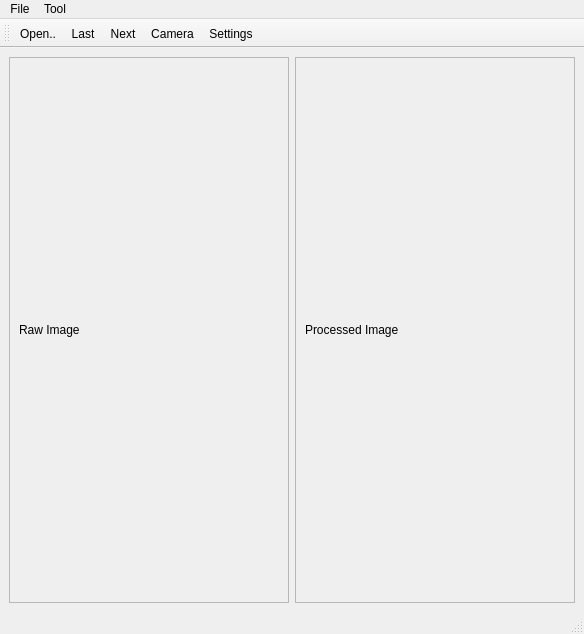
<?xml version="1.0" encoding="UTF-8"?>
<ui version="4.0">
 <class>MainWindow</class>
 <widget class="QMainWindow" name="MainWindow">
  <property name="geometry">
   <rect>
    <x>0</x>
    <y>0</y>
    <width>584</width>
    <height>634</height>
   </rect>
  </property>
  <property name="windowTitle">
   <string>MainWindow</string>
  </property>
  <widget class="QWidget" name="centralwidget">
   <layout class="QHBoxLayout" name="horizontalLayout">
    <item>
     <widget class="QScrollArea" name="scrollArea">
      <property name="widgetResizable">
       <bool>true</bool>
      </property>
      <widget class="QWidget" name="scrollAreaWidgetContents">
       <property name="geometry">
        <rect>
         <x>0</x>
         <y>0</y>
         <width>276</width>
         <height>489</height>
        </rect>
       </property>
       <layout class="QHBoxLayout" name="horizontalLayout_2">
        <item>
         <widget class="QLabel" name="labRawImage">
          <property name="text">
           <string>Raw Image</string>
          </property>
         </widget>
        </item>
       </layout>
      </widget>
     </widget>
    </item>
    <item>
     <widget class="QScrollArea" name="scrollArea_2">
      <property name="widgetResizable">
       <bool>true</bool>
      </property>
      <widget class="QWidget" name="scrollAreaWidgetContents_2">
       <property name="geometry">
        <rect>
         <x>0</x>
         <y>0</y>
         <width>275</width>
         <height>489</height>
        </rect>
       </property>
       <layout class="QHBoxLayout" name="horizontalLayout_3">
        <item>
         <widget class="QLabel" name="labProcessedImage">
          <property name="text">
           <string>Processed Image</string>
          </property>
         </widget>
        </item>
       </layout>
      </widget>
     </widget>
    </item>
   </layout>
  </widget>
  <widget class="QMenuBar" name="menubar">
   <property name="geometry">
    <rect>
     <x>0</x>
     <y>0</y>
     <width>584</width>
     <height>26</height>
    </rect>
   </property>
   <widget class="QMenu" name="menuFile">
    <property name="title">
     <string>File</string>
    </property>
    <widget class="QMenu" name="menuOpen">
     <property name="title">
      <string>Open</string>
     </property>
     <addaction name="actionOpen_a_Folder"/>
     <addaction name="actionOpen_a_Image"/>
    </widget>
    <addaction name="menuOpen"/>
    <addaction name="actionCamera"/>
   </widget>
   <widget class="QMenu" name="menuTool">
    <property name="title">
     <string>Tool</string>
    </property>
    <widget class="QMenu" name="menuSettings">
     <property name="title">
      <string>Settings</string>
     </property>
     <addaction name="actionLanguages"/>
     <addaction name="actionAbout"/>
     <addaction name="actionSettings"/>
    </widget>
    <addaction name="actionPrevious"/>
    <addaction name="actionNext"/>
    <addaction name="menuSettings"/>
   </widget>
   <addaction name="menuFile"/>
   <addaction name="menuTool"/>
  </widget>
  <widget class="QStatusBar" name="statusbar"/>
  <widget class="QToolBar" name="toolBar">
   <property name="windowTitle">
    <string>toolBar</string>
   </property>
   <property name="toolButtonStyle">
    <enum>Qt::ToolButtonTextUnderIcon</enum>
   </property>
   <attribute name="toolBarArea">
    <enum>TopToolBarArea</enum>
   </attribute>
   <attribute name="toolBarBreak">
    <bool>false</bool>
   </attribute>
   <addaction name="actionOpen"/>
   <addaction name="actionPrevious"/>
   <addaction name="actionNext"/>
   <addaction name="actionCamera"/>
   <addaction name="actionSettings"/>
  </widget>
  <action name="actionOpen">
   <property name="icon">
    <iconset theme="/">
     <activeon>:/folder.png</activeon>
    </iconset>
   </property>
   <property name="text">
    <string>Open..</string>
   </property>
   <property name="toolTip">
    <string>Open a folder</string>
   </property>
  </action>
  <action name="actionPrevious">
   <property name="icon">
    <iconset resource="Icons/Icons.qrc">
     <normaloff>:/back_arrow_14447.png</normaloff>
     <activeon>:/back.png</activeon>:/back_arrow_14447.png</iconset>
   </property>
   <property name="text">
    <string>Last</string>
   </property>
   <property name="toolTip">
    <string>Previous Image</string>
   </property>
  </action>
  <action name="actionNext">
   <property name="icon">
    <iconset resource="Icons/Icons.qrc">
     <normaloff>:/next_arrow_14440.png</normaloff>
     <activeon>:/forward.png</activeon>:/next_arrow_14440.png</iconset>
   </property>
   <property name="text">
    <string>Next</string>
   </property>
   <property name="toolTip">
    <string>Next Image</string>
   </property>
  </action>
  <action name="actionSettings">
   <property name="icon">
    <iconset>
     <activeon>:/settings.png</activeon>
    </iconset>
   </property>
   <property name="text">
    <string>Settings</string>
   </property>
   <property name="toolTip">
    <string>Settings</string>
   </property>
  </action>
  <action name="actionLanguages">
   <property name="icon">
    <iconset resource="Icons/Icons.qrc">
     <normaloff>:/global.png</normaloff>:/global.png</iconset>
   </property>
   <property name="text">
    <string>Languages</string>
   </property>
   <property name="toolTip">
    <string>Choose your language</string>
   </property>
  </action>
  <action name="actionAbout">
   <property name="icon">
    <iconset resource="Icons/Icons.qrc">
     <normaloff>:/info.png</normaloff>:/info.png</iconset>
   </property>
   <property name="text">
    <string>About</string>
   </property>
   <property name="toolTip">
    <string>About</string>
   </property>
  </action>
  <action name="actionCamera">
   <property name="icon">
    <iconset resource="Icons/Icons.qrc">
     <normaloff>:/camera.png</normaloff>:/camera.png</iconset>
   </property>
   <property name="text">
    <string>Camera</string>
   </property>
   <property name="toolTip">
    <string>Open Camera</string>
   </property>
  </action>
  <action name="actionOpen_a_Folder">
   <property name="icon">
    <iconset resource="Icons/Icons.qrc">
     <normaloff>:/folder.png</normaloff>:/folder.png</iconset>
   </property>
   <property name="text">
    <string>Open a Folder</string>
   </property>
  </action>
  <action name="actionOpen_a_Image">
   <property name="icon">
    <iconset resource="Icons/Icons.qrc">
     <normaloff>:/images.png</normaloff>:/images.png</iconset>
   </property>
   <property name="text">
    <string>Open a Image</string>
   </property>
  </action>
  <action name="actionScan">
   <property name="icon">
    <iconset resource="Icons/Icons.qrc">
     <normaloff>:/opencv_logo_icon_170887.png</normaloff>:/opencv_logo_icon_170887.png</iconset>
   </property>
   <property name="text">
    <string>Scan</string>
   </property>
  </action>
 </widget>
 <resources>
  <include location="Icons/Icons.qrc"/>
  <include location="Icons/Icons.qrc"/>
 </resources>
 <connections/>
</ui>
